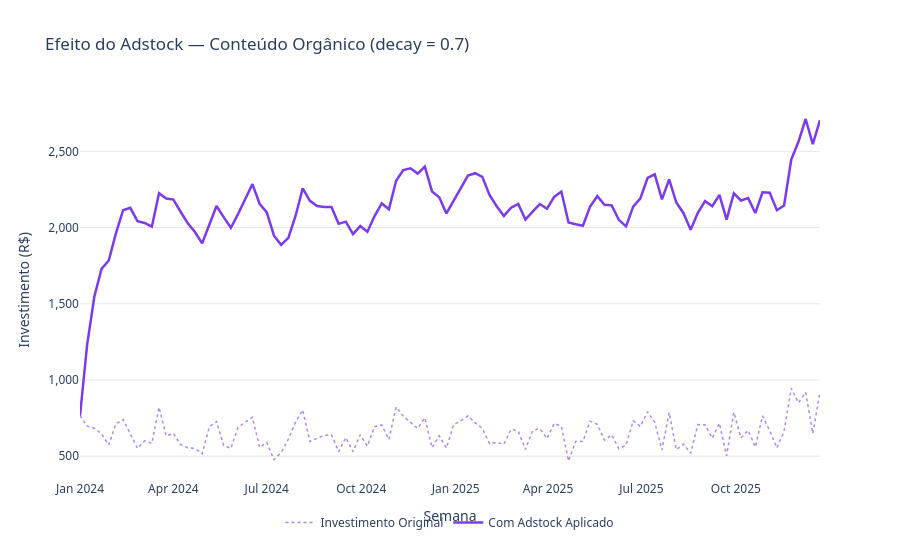
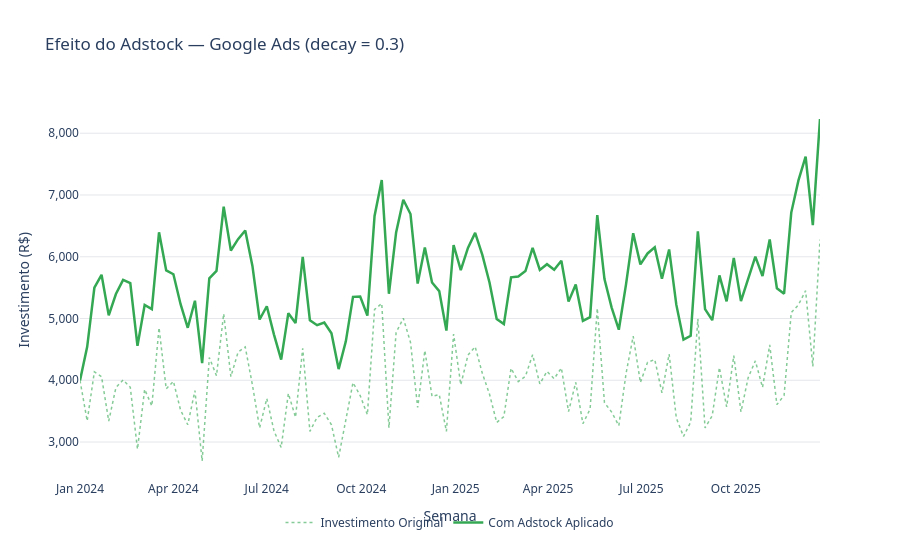

Source (notebook cell) for these figures, in order:
### Markdown cell above
## 4. Efeito do Adstock — Carryover por Canal

Como o investimento de uma semana continua impactando as semanas seguintes? Canais com alto decay (branding) retêm mais efeito ao longo do tempo.

### Code cell
# Adstock de dois canais contrastantes
fig_ads1 = plot_adstock_effect(df, df_t, "content_organic")
fig_ads1.show()

fig_ads2 = plot_adstock_effect(df, df_t, "google_ads")
fig_ads2.show()
